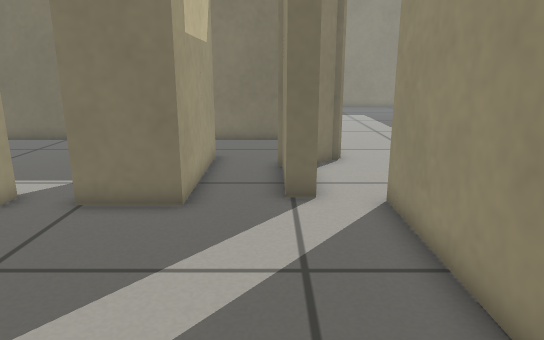
View 1 (above)

16 first-person views from a walk through a world built for the Gazebo simulator. The camera is 0.6 m above the floor, tilts 14° down and sees 70° across. The floor is counted in squares, 0.2 m on a side. Each view is taken from the middle of a square. On the plan, view 1 faces up. The plan holds only what a view shows up to about 20 squares ahead; the rest is blank.

View 2
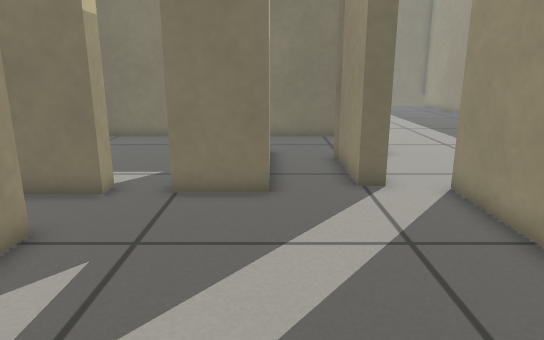

View 3
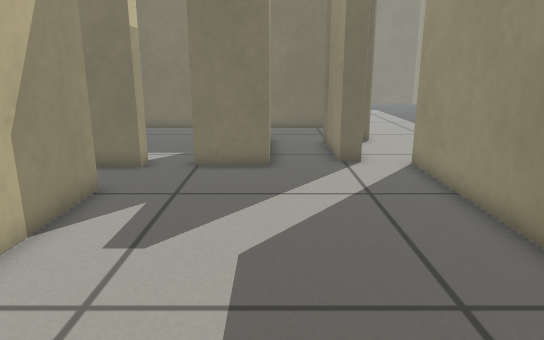

View 4
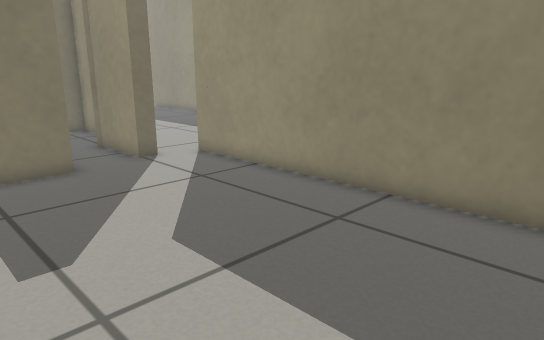

View 5
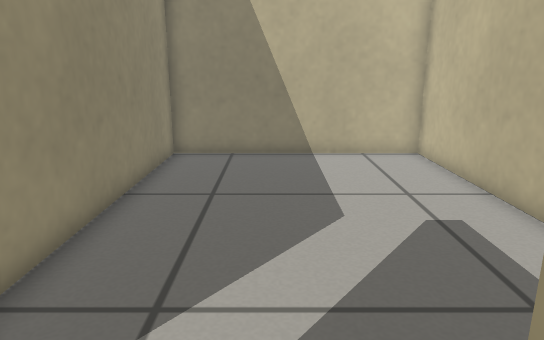

View 6
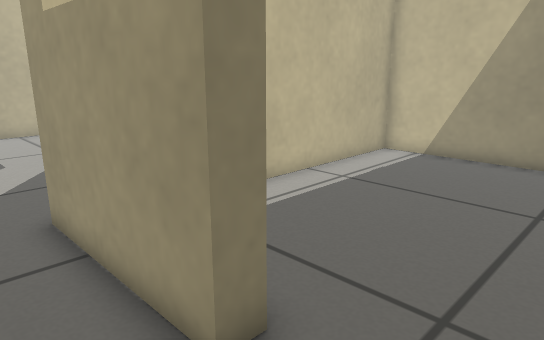

View 7
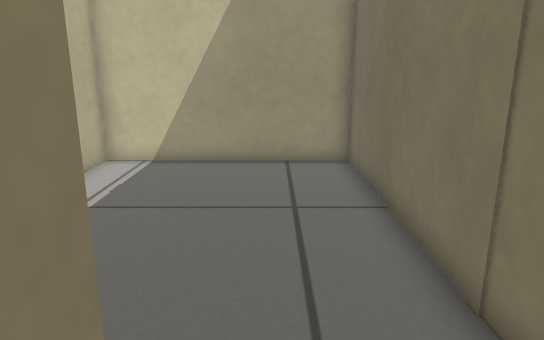

View 8
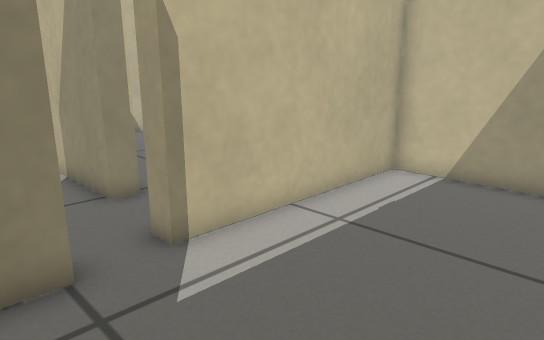

View 9
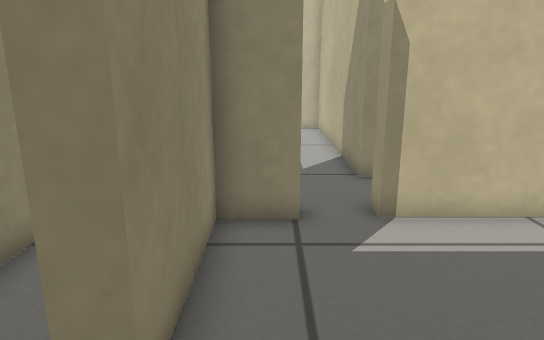

View 10
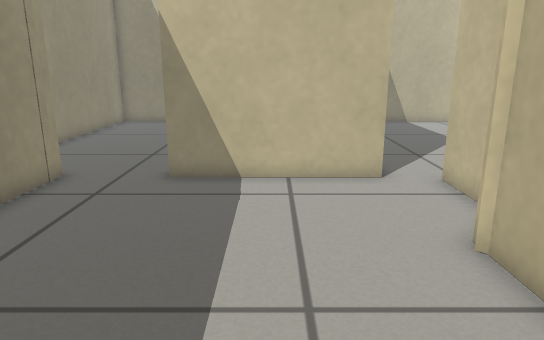

View 11
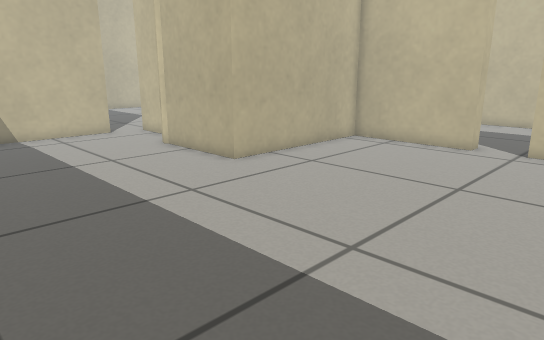

View 12
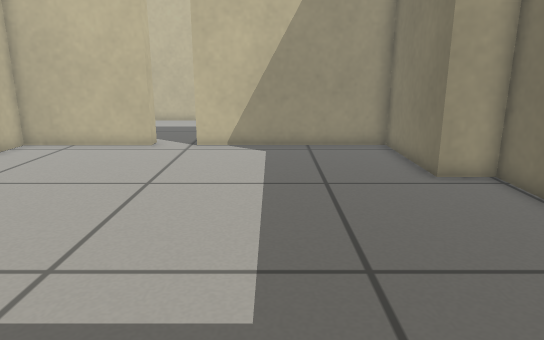

View 13
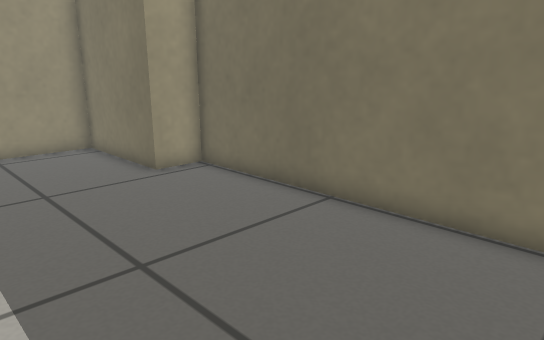

View 14
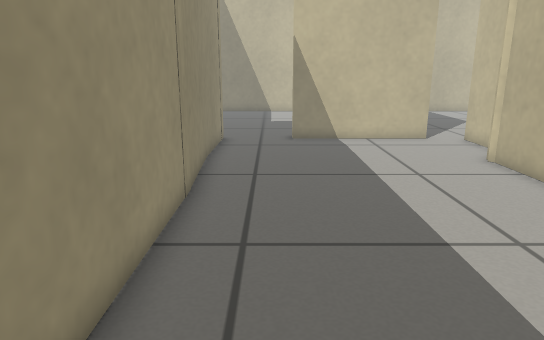

View 15
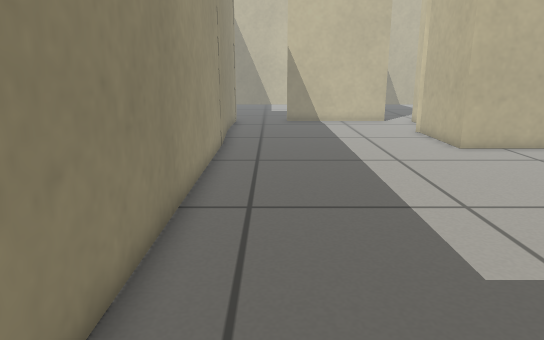

View 16
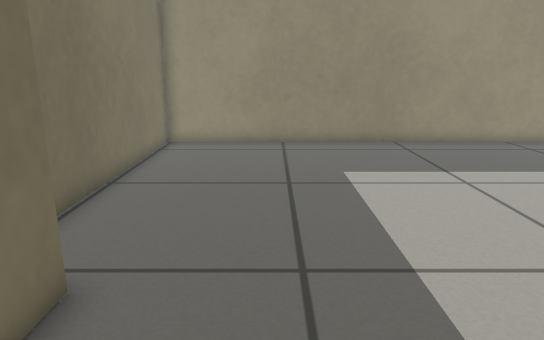

### Floor plan
Points are (right, up) in squares from view 1. A wall is a line through its corners. A room is listed if a view was taken in it or the views show most of it. See-through windows are left out.
Room 1 (views 1, 2, 3, 4, 5, 6, 7, 8, 9)
walls: (-4.6, 9.3) (-2.8, 9.3) (-2.8, 14.1) (-2.1, 14.1) (-2.1, 8.6) (-4.6, 8.6); (-6.6, 5.9) (-6.6, -4.6) (2.8, -4.6) (2.8, 8.9); (1.1, 9.2) (0.3, 9.2) (0.3, 12.5); (-4.2, 17.7) (-14.4, 17.7) (-14.4, 9.2) (-6.3, 9.2) (-6.3, 8.4); (1.6, 16.2) (1.6, 17.7) (-2.6, 17.7)
ways out: opening at (2, 9) to room 2; opening at (-7, 7)
Room 2 (views 10, 11, 12, 13, 14, 15, 16)
walls: (2.5, 13.8) (1.5, 12.8); (-5.4, 23.9) (-5.4, 18.4) (2.3, 18.4) (2.3, 13.9); (1.1, 11.2) (1.1, 9.2); (12.1, 13) (12.1, 35.6) (-0.1, 35.6) (-0.1, 33.9) (-5.4, 33.9) (-5.4, 25.8); (2.8, 8.9) (9, 8.9); (12.1, 9) (12.1, 9.5); (12.3, 8.6) (12.4, 13)
ways out: opening at (2, 9) to room 1; opening at (-6, 24.5); opening at (11, 9)

Where each view was taken, in squares from view 1:
view 1: 0 up, 0 right, facing up
view 2: 1 down, 2 left, facing up
view 3: 4 down, 2 left, facing up
view 4: 4 down, 6 left, facing up-right
view 5: 10 up, 1 left, facing down
view 6: 17 up, 0 right, facing down-left
view 7: 15 up, 1 left, facing left
view 8: 15 up, 3 left, facing down-left
view 9: 17 up, 4 left, facing down
view 10: 20 up, 6 right, facing down
view 11: 29 up, 11 right, facing down-left
view 12: 29 up, 11 right, facing left
view 13: 28 up, 11 right, facing up-left
view 14: 27 up, 10 right, facing down
view 15: 34 up, 10 right, facing down
view 16: 31 up, 5 left, facing right
